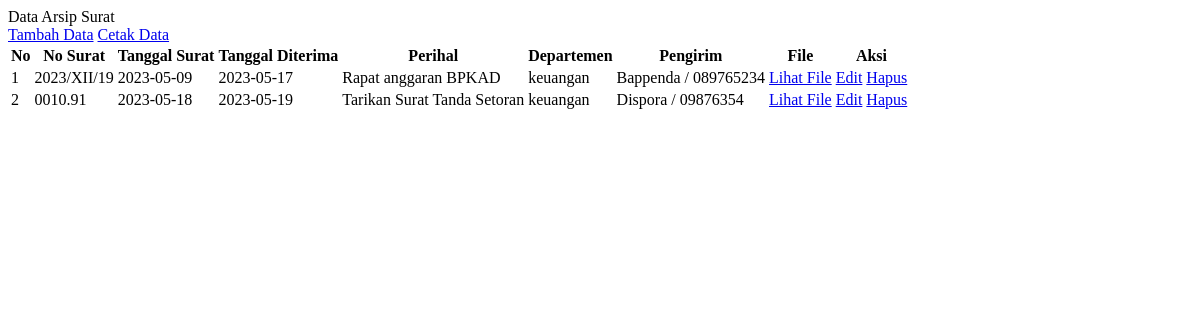
The app's page /modul/arsip/data.php with its own data.
### tables this page shows
CREATE TABLE `tbl_arsip` (
  `id_arsip` int(11) NOT NULL,
  `no_surat` varchar(30) NOT NULL,
  `tanggal_surat` date NOT NULL,
  `tanggal_diterima` date NOT NULL,
  `perihal` varchar(100) NOT NULL,
  `id_departemen` int(11) NOT NULL,
  `id_pengirim` int(11) NOT NULL,
  `file` text NOT NULL
);

CREATE TABLE `tbl_departemen` (
  `id_departemen` int(11) NOT NULL,
  `nama_departemen` varchar(50) NOT NULL
);

CREATE TABLE `tbl_pengirim_surat` (
  `id_pengirim_surat` int(11) NOT NULL,
  `nama_pengirim` varchar(50) NOT NULL,
  `alamat` text NOT NULL,
  `no_hp` varchar(20) NOT NULL,
  `email` varchar(30) NOT NULL
);

### modul/arsip/data.php (the view, shortened to what this page needs)
<div class="card mt-3">
  <div class="card-header bg-warning text-white hide">
     Data Arsip Surat
  </div>
  <div class="card-body">
    <a href="?halaman=arsip_surat&hal=tambahdata" class="btn btn-warning mb-3 hide">Tambah Data</a>
    <a href="#" onclick="window.print();" class="btn btn-success mb-3 hide" >Cetak Data</a>
    <table class="table table-borderd table-hovered table-striped">
        <tr>
            <th>No</th>
            <th>No Surat</th>
            <th>Tanggal Surat</th>
            <th>Tanggal Diterima</th>
            <th>Perihal</th>
            <th>Departemen</th>
            <th>Pengirim</th>
            <th class="hide">File</th>
            <th class="hide">Aksi</th>
        </tr>
        <?php
            $tampil = mysqli_query($koneksi, " SELECT
                                               tbl_arsip.*,
                                               tbl_departemen.nama_departemen,
                                               tbl_pengirim_surat.nama_pengirim, tbl_pengirim_surat.no_hp
                                               FROM
                                               tbl_arsip, tbl_departemen, tbl_pengirim_surat
                                               WHERE
                                               tbl_arsip.id_departemen = tbl_departemen.id_departemen
                                               and tbl_arsip.id_pengirim = tbl_pengirim_surat.id_pengirim_surat
                      ");
            $no = 1;
            while($data = mysqli_fetch_array($tampil)) :
        ?>
        <tr>
            <td><?=$no++?></td>
            <td><?=$data['no_surat']?></td>
            <td><?=$data['tanggal_surat']?></td>
            <td><?=$data['tanggal_diterima']?></td>
            <td><?=$data['perihal']?></td>
            <td><?=$data['nama_departemen']?></td>
            <td><?=$data['nama_pengirim']?> / <?=$data['no_hp']?> </td>
            <td class="hide">
              <?php
                if(empty($data['file'])){
                  echo " - ";
                }else{
                  ?>
                <a href="file/<?=$data['file']?>" target="$_blank"> Lihat File </a>
              <?php
               }
              ?>
            </td>
            <td class="hide">
              <a href="?halaman=arsip_surat&hal=edit&id=<?=$data['id_arsip']?>" class="btn btn-primary">Edit</a>
              <a href="?halaman=arsip_surat&hal=hapus&id=<?=$data['id_arsip']?>" class="btn btn-danger" onclick="return confirm('apakah anda ingin menghapus data ini')">Hapus</a>
            </td>
        </tr>
        <?php endwhile; ?>
    </table>
  </div>
</div>

### records on screen
tbl_arsip: no_surat "2023/XII/19", tanggal_surat "2023-05-09", tanggal_diterima "2023-05-17", perihal "Rapat anggaran BPKAD", id_departemen.nama_departemen "keuangan", tbl_pengirim_surat.nama_pengirim "Bappenda", tbl_pengirim_surat.no_hp "089765234"
tbl_arsip: no_surat "0010.91", tanggal_surat "2023-05-18", tanggal_diterima "2023-05-19", perihal "Tarikan Surat Tanda Setoran", id_departemen.nama_departemen "keuangan", tbl_pengirim_surat.nama_pengirim "Dispora", tbl_pengirim_surat.no_hp "09876354"
